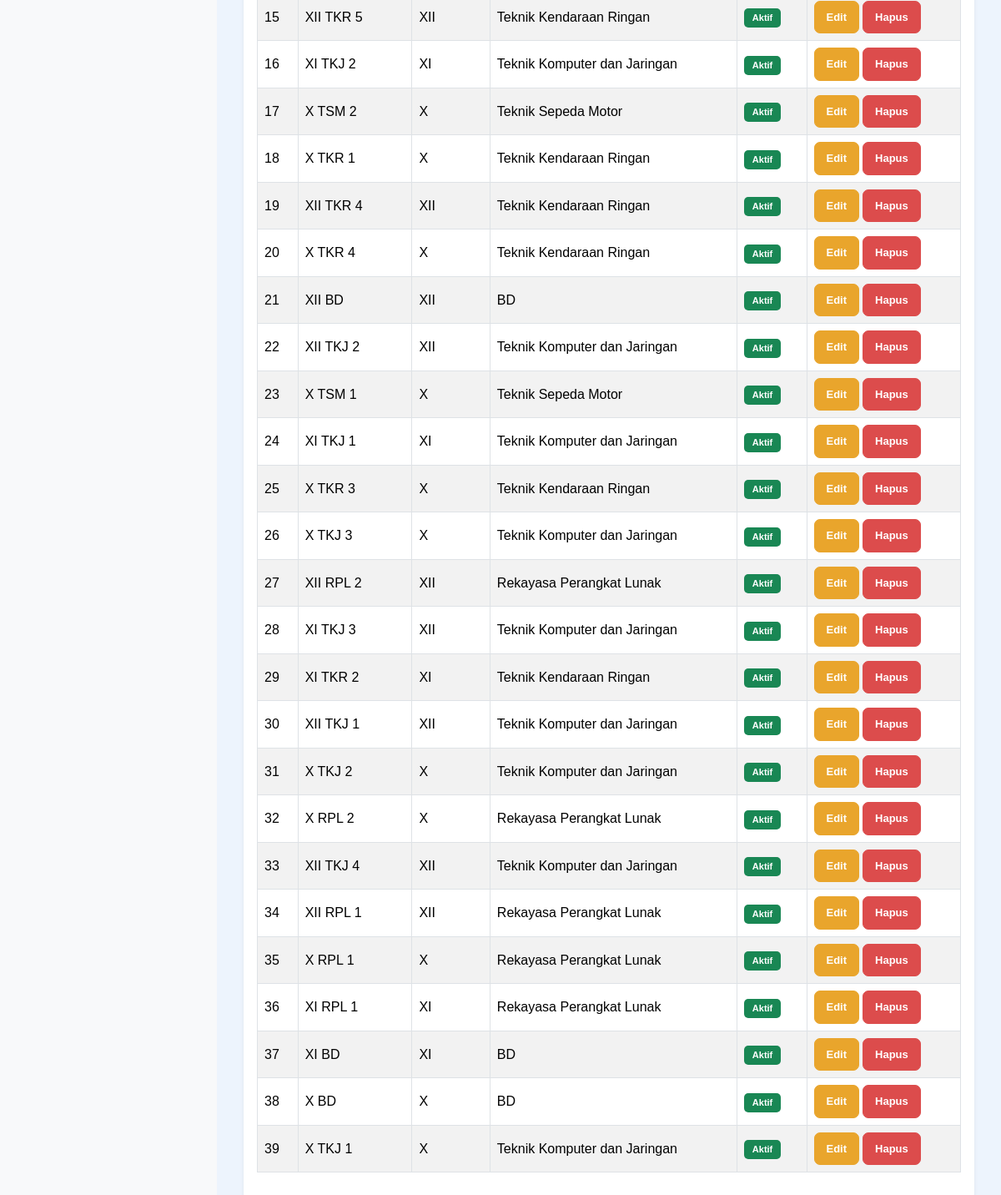
/data_kelas.php (signed in, lower part), run on an earlier commit of the app's database.
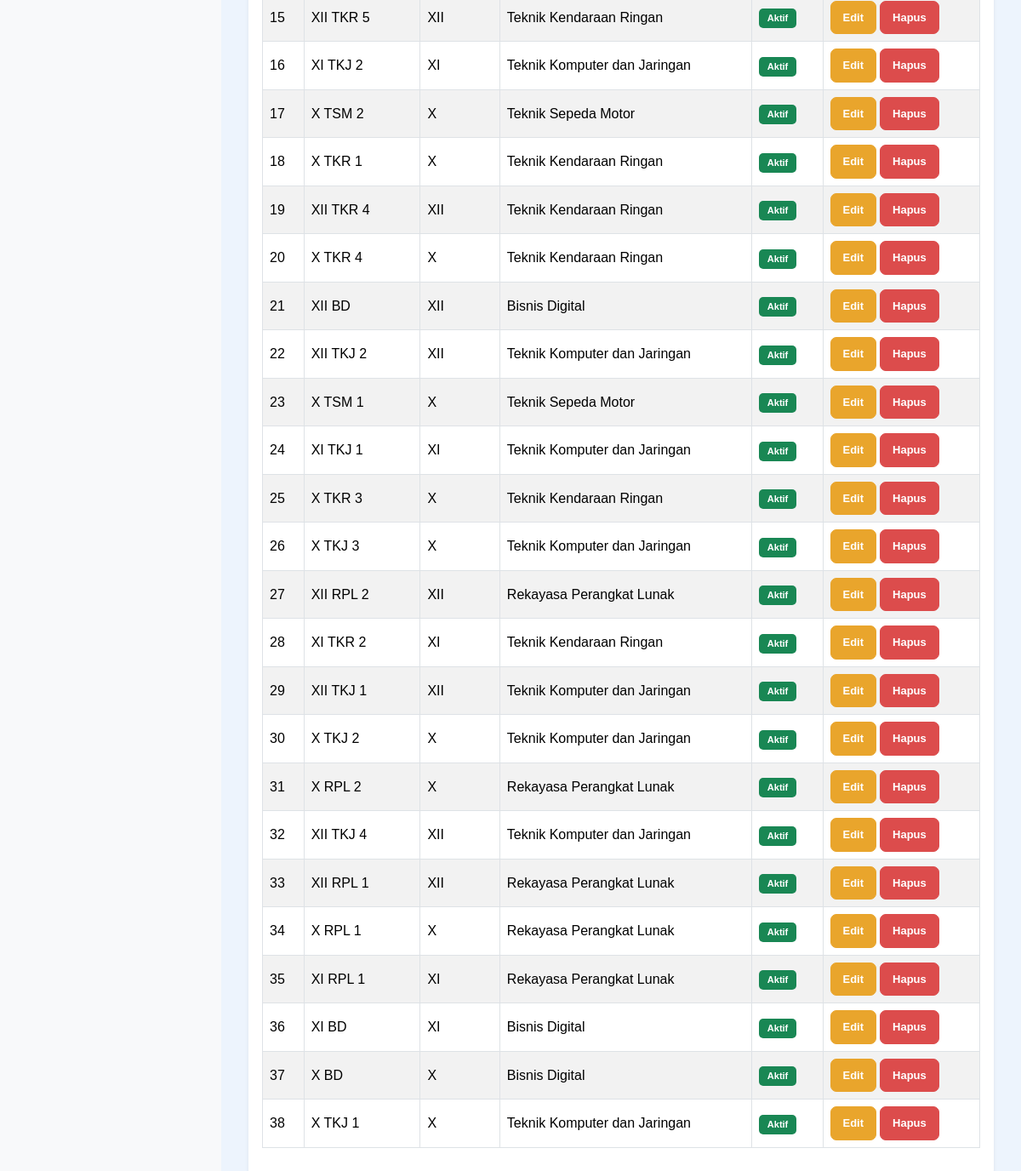
And on a later commit of the database.
### tables this page shows
CREATE TABLE `t_kelas` (
  `id` int(11) NOT NULL,
  `nama` varchar(100) NOT NULL,
  `tingkat` varchar(20) NOT NULL,
  `jurusan` varchar(100) NOT NULL,
  `status_aktif` tinyint(1) NOT NULL,
  `created_at` timestamp NOT NULL DEFAULT current_timestamp(),
  `updated_at` timestamp NOT NULL DEFAULT current_timestamp()
);

### data_kelas.php (the view, shortened to what this page needs)
<?php
include 'config/koneksi.php';
$query = mysqli_query(
    $koneksi,
    "SELECT * FROM t_kelas ORDER BY id DESC"
);
?>
<!DOCTYPE html>
<html lang="id">
<head>
    <link href="https://cdn.jsdelivr.net/npm/bootstrap@5.3.8/dist/css/bootstrap.min.css"
          rel="stylesheet">
    <link rel="stylesheet"
          href="https://cdn.datatables.net/3.1.4/css/dataTables.dataTables.min.css">
    <link rel="stylesheet" href="style/style.css">
</head>
<body class="bg-light">
<div class="container-fluid">
    <div class="row">
        <main class="content-main">
            <div class="page-content">
                <div class="card shadow-sm border-0">
                    <div class="card-body">
                        <div class="table-responsive">
                            <table id="tabelKelas"
                                   class="table table-bordered table-striped table-hover align-middle w-100">
                                <tbody>
                                <?php
                                $no = 1;
                                if (mysqli_num_rows($query) > 0) {
                                    while ($data = mysqli_fetch_assoc($query)) {
                                        $jurusan = $data['jurusan'] ?? '-';
                                        if ($jurusan == 'RPL') {
                                            $jurusan = 'Rekayasa Perangkat Lunak';
                                        } elseif ($jurusan == 'TKJ') {
                                            $jurusan = 'Teknik Komputer dan Jaringan';
                                        } elseif ($jurusan == 'TSM') {
                                            $jurusan = 'Teknik Sepeda Motor';
                                        } elseif ($jurusan == 'TKR') {
                                            $jurusan = 'Teknik Kendaraan Ringan';
                                        } elseif ($jurusan == 'TBSM') {
                                            $jurusan = 'Teknik dan Bisnis Sepeda Motor';
                                        }
                                ?>
                                    <tr>
                                        <td><?= $no++; ?></td>
                                        <td>
                                            <?= htmlspecialchars($data['nama'] ?? '-'); ?>
                                        </td>
                                        <td>
                                            <?= htmlspecialchars($data['tingkat'] ?? '-'); ?>
                                        </td>
                                        <td>
                                            <?= htmlspecialchars($jurusan); ?>
                                        </td>
                                        <td>
                                            <?php if (($data['status_aktif'] ?? 0) == 1) { ?>
                                                <span class="badge bg-success">Aktif</span>
                                            <?php } else { ?>
                                                <span class="badge bg-secondary">Tidak Aktif</span>
                                            <?php } ?>
                                        </td>
                                        <td>
                                            <div class="d-flex gap-1">
                                                <a href="edit_kelas.php?id=<?= urlencode($data['id']); ?>"
                                                   class="btn btn-warning btn-sm">
                                                    Edit
                                                </a>
                                                <a href="hapus_kelas.php?id=<?= urlencode($data['id']); ?>"
                                                   class="btn btn-danger btn-sm"
                                                   onclick="return confirm('Yakin ingin menghapus data kelas ini?')">
                                                    Hapus
                                                </a>
                                            </div>
                                        </td>
                                    </tr>
                                <?php
                                    }
                                } ?>
                                </tbody>
                            </table>
                        </div>
                    </div>
                </div>
            </div>
        </main>
    </div>
</div>
</body>
</html>

What changed in the data, as far as the page shows it:
removed t_kelas: nama "XI TKJ 3", tingkat "XII", jurusan "Teknik Komputer dan Jaringan", status_aktif "Aktif"
changed t_kelas "XII BD": jurusan "BD" → "Bisnis Digital"
changed t_kelas "XI BD": jurusan "BD" → "Bisnis Digital"
changed t_kelas "X BD": jurusan "BD" → "Bisnis Digital"
